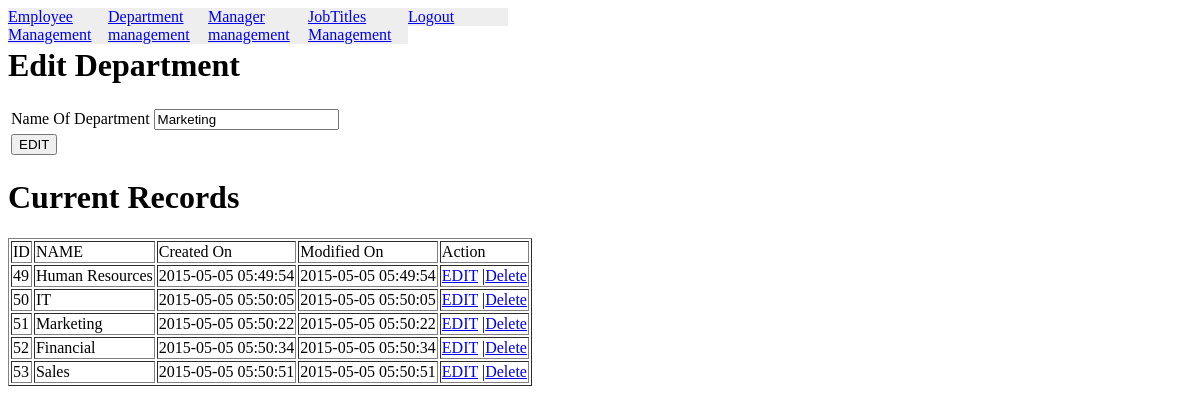
The page /dept.php?action=edit&id=51 (signed in) on the database its author committed.
### tables this page shows
CREATE TABLE IF NOT EXISTS `departments` (
  `id` int(11) NOT NULL AUTO_INCREMENT COMMENT 'dept_id',
  `name` varchar(500) NOT NULL,
  `created` timestamp NOT NULL DEFAULT CURRENT_TIMESTAMP ON UPDATE CURRENT_TIMESTAMP,
  `modified` timestamp NOT NULL DEFAULT '0000-00-00 00:00:00',
  PRIMARY KEY (`id`)
);

### webonisePDO/DBConnect.php (called while the page is built, shortened)
<?php
class DBConnect extends DBconfig{
    protected static $db;
         private function __construct()
        {
            $obj     = new DBconfig();
            $dbtype  = $obj->DBData['databaseType'];
            $host    = $obj->DBData['host'];
            $dbuser  = $obj->DBData['dbuser'];
            $dbpass  = $obj->DBData['dbpass'];
            $dbname  = $obj->DBData['dbname'];
            try {
                   self::$db = new PDO( "$dbtype:host=$host;dbname=$dbname", $dbuser, $dbpass );
                   self::$db->setAttribute( PDO::ATTR_ERRMODE, PDO::ERRMODE_EXCEPTION );
                }
                catch (PDOException $e) {
                echo "DataBase Connection Error";
          }
       }
    public static function getConnection() {
        return self::$db;
    }
}

### webonisePDO/DBFunctions.php (called while the page is built, shortened)
<?php
include('DBConnect.php');
class DBFunctions extends DBConnect{
    public $dbs;
    public $query = NULL;
    public $findQuery = 0;
    function __construct()
    {
        $this->dbs = DBConnect::getConnection();
    }
     public function select( $column = NULL )
    {
         $this->findQuery = 1 ;
         if( is_null( $column ) )
         {
             $this->query ="SELECT * ";
         }else{
            if(is_array( $column ))
            {
                $createdColumns = implode(",", $column);
                $this->query ="SELECT ".$createdColumns;
            }
         }
        return $this;
    }
     public function from( $from = NULL )
    {
        if( !is_null( $from ) )
        $this->query .= " FROM ".$from;
        return $this;
    }
     public function run($type = 1)
    {
           if( $this->findQuery == 1)
          {
            try {
                  $this->stmt = $this->dbs->prepare($this->query);
                  $this->stmt->execute();
                if ($type== 1) {
                    $this->resultSet = $this->stmt->fetchAll( PDO::FETCH_ASSOC );
                }else {
                    $this->resultSet = $this->stmt->fetchAll( PDO::FETCH_OBJ );
                }
                }catch (Exception $e){
                   echo "catch block";
                }
          }
        $this->findQuery=0;
        return $this;
    }
     public function where( $where=NULL )
    {
        if(is_array( $where ))
        {
            $whereCondition = implode(" ", $where );
            $this->query =$this->query." where ".$whereCondition;
        }
        return $this;
    }
}

### dept.php (the view, shortened to what this page needs)
<?php
include "webonisePDO/DBFunctions.php";
$obj = new DBFunctions();
   if(isset($_GET['action']))
  {
      if($_GET['action']=='edit')
      {
          $id = $_REQUEST['id'];
          $where = array("id='" .$id. "'");
          $obj->select()->from('departments')->where($where)->run();
          $editdata = $obj->resultSet;
      }
  }
?>
<?php include('menu.php');?>
<br>
<?php if(isset($editdata)){ ?>
    <h1>Edit Department</h1>
    <?php }else{?>
   <h1>Create New Department</h1>
<?php }?>
<form action="dept.php" method="post">
<table>
    <tr>
        <td>Name Of Department</td>
        <td>
            <input type="text" name="dept_name" value="<?php if($_GET['action']=='edit'){ echo $editdata[0]['name'];}?>">
        </td>
    </tr>
    <tr>
        <?php if(isset($editdata)) { ?>
            <td><input type="submit" name="editSub" value="EDIT"></td>
        <?php }else{ ?>
            <td><input type="submit" name="sub" value="Create"></td>
        <?php } ?>
    </tr>
</table>
    </form>
<?php
 $obj->select()->from('departments')->run();
?>
<h1>Current Records</h1>
<table border="1">
    <tr>
        <td>ID</td>
        <td>NAME</td>
        <td>Created On</td>
        <td>Modified On</td>
        <td>Action</td>
        <?php
           foreach($obj->resultSet as  $val)
           { ?>
               <tr>
                 <td><?php echo $val['id']?></td>
                 <td><?php echo $val['name']?></td>
                <td><?php echo $val['created']?></td>
                <td><?php echo $val['modified']?></td>
                <td><a href="dept.php?action=edit&id=<?php echo $val['id'] ;?>">EDIT</a>
                    |<a href="dept.php?action=del&id=<?php echo $val['id'];?>">Delete </a> </td>
               </tr>
         <?php  }
        ?>
    </tr>
</table>
</body>
</html>

### rows shown on the page
departments: dept_name "Marketing", id "51", name "Marketing", created "2015-05-05 05:50:22", modified "2015-05-05 05:50:22"
departments: id "49", name "Human Resources", created "2015-05-05 05:49:54", modified "2015-05-05 05:49:54"
departments: id "50", name "IT", created "2015-05-05 05:50:05", modified "2015-05-05 05:50:05"
departments: id "52", name "Financial", created "2015-05-05 05:50:34", modified "2015-05-05 05:50:34"
departments: id "53", name "Sales", created "2015-05-05 05:50:51", modified "2015-05-05 05:50:51"
